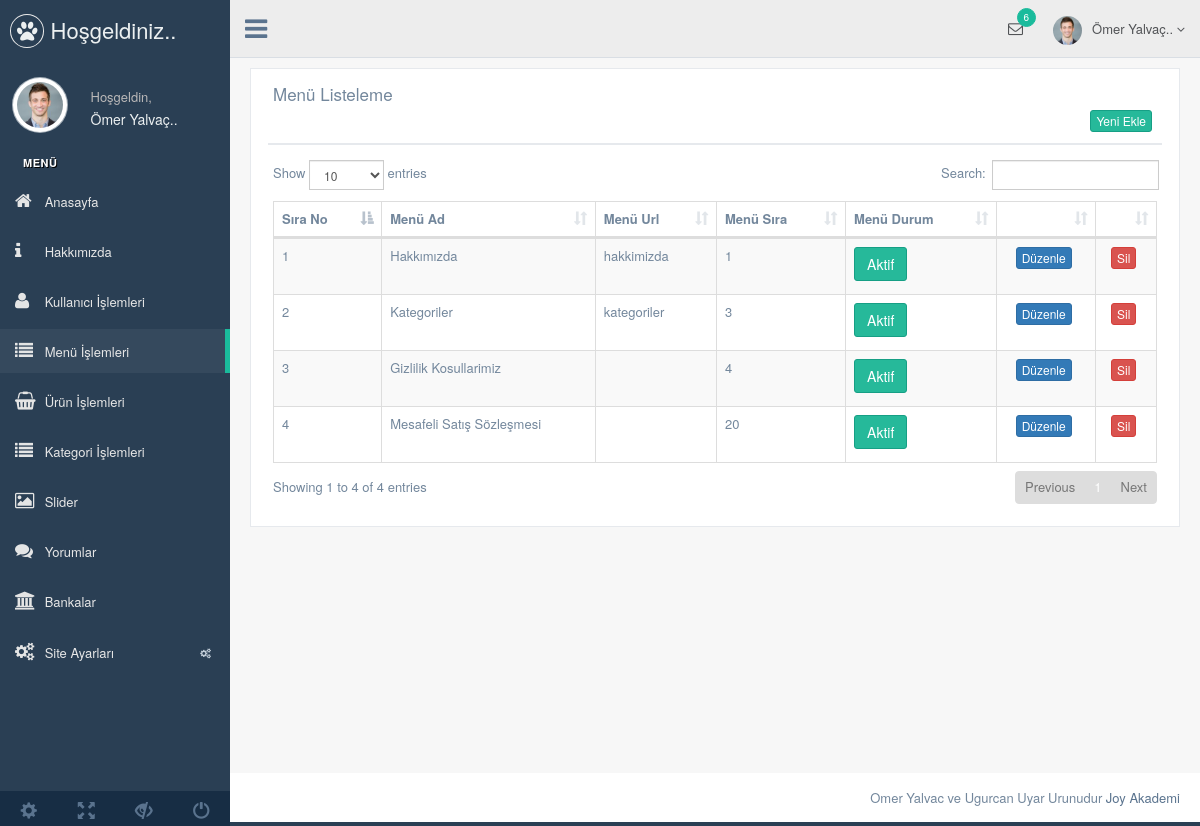
The page /admin/production/menu.php (signed in) on the database its author committed.
### tables this page shows
CREATE TABLE `kullanici` (
  `kullanici_id` int(11) NOT NULL,
  `kullanici_zaman` datetime NOT NULL DEFAULT CURRENT_TIMESTAMP,
  `kullanici_resim` varchar(250) NOT NULL,
  `kullanici_tc` varchar(50) NOT NULL,
  `kullanici_ad` varchar(50) NOT NULL,
  `kullanici_mail` varchar(100) NOT NULL,
  `kullanici_gsm` varchar(50) NOT NULL,
  `kullanici_password` varchar(50) NOT NULL,
  `kullanici_adsoyad` varchar(50) NOT NULL,
  `kullanici_adres` varchar(250) NOT NULL,
  `kullanici_il` varchar(100) NOT NULL,
  `kullanici_ilce` varchar(100) NOT NULL,
  `kullanici_unvan` varchar(100) NOT NULL,
  `kullanici_yetki` varchar(50) NOT NULL,
  `kullanici_durum` int(1) NOT NULL DEFAULT '1'
);

CREATE TABLE `menu` (
  `menu_id` int(11) NOT NULL,
  `menu_ust` varchar(50) NOT NULL,
  `menu_ad` varchar(100) NOT NULL,
  `menu_detay` text NOT NULL,
  `menu_url` varchar(250) NOT NULL,
  `menu_sira` int(2) NOT NULL,
  `menu_durum` enum('0','1') NOT NULL,
  `menu_seourl` varchar(250) NOT NULL
);

### admin/production/menu.php (the view, shortened to what this page needs)
<?php include 'header.php';
$menusor=$db->prepare("SELECT * FROM menu order by menu_sira ASC");
$menusor->execute();
?>
        <div class="right_col" role="main">
          <div class="">
            <div class="row">
              <div class="col-md-12 col-sm-12 col-xs-12">
                <div class="x_panel">
                  <div class="x_title">
                    <h2>Menü Listeleme</h2>
                    <div class="clearfix"></div>
                 <div align="right"> <a href="menu-ekle.php"><button class="btn btn-success btn-xs"> Yeni Ekle </button></a>
                 </div>
                  </div>
                  <div class="x_content">
                  <table id="datatable-responsive" class="table table-striped table-bordered dt-responsive nowrap" cellspacing="0" width="100%">
                      <thead>
                        <tr>
                          <th>Sıra No</th>
                          <th>Menü Ad</th>
                          <th>Menü Url</th>
                          <th>Menü Sıra</th>
                          <th>Menü Durum</th>
                          <th></th>
                          <th> </th>
                        </tr>
                      </thead>
                      <tbody>
<?php
                     $say=0;
                     while($menucek=$menusor->fetch(PDO::FETCH_ASSOC)){ $say++ ?>
                        <tr>
                          <td with="20"> <?php echo $say ?> </td>
                          <td><?php echo $menucek['menu_ad'] ?></td>
                          <td><?php echo $menucek['menu_url'] ?></td>
                          <td><?php echo $menucek['menu_sira'] ?></td>
                          <td><?php
                          if ($menucek['menu_durum']==1) { ?>
                          <button class="btn btn-success">Aktif</button>
                         <?php }
                         else {?>
                         <button class="btn btn-success">Pasif</button>
                       <?php  } ?>
                         </td>
                          <td><center><a href="menu-duzenle.php?menu_id=<?php echo $menucek['menu_id']; ?>"<button class="btn btn-primary btn-xs">Düzenle </button> </a></center></td>
                          <td><center><a href="../netting/islem.php?menu_id=<?php echo $menucek['menu_id']; ?>&menusil=ok" ><button class="btn btn-danger btn-xs">Sil </button> </a></center></td>
                        </tr>
                    <?php }
?>
                      </tbody>
                    </table>
                  </div>
                </div>
              </div>
            </div>
          </div>
        </div>
     <?php include 'footer.php';
     ?>

### admin/production/header.php (shortened to what this page needs)
<?php
include '../netting/baglam.php';
$kullanicisor=$db->prepare("SELECT * FROM kullanici where kullanici_mail=:mail");
$kullanicisor->execute(array(
  'mail' => $_SESSION['kullanici_mail']
));
$kullanicicek=$kullanicisor->fetch(PDO::FETCH_ASSOC);
?>
<!DOCTYPE html>
<html lang="en">
  <head>
    <link href="../vendors/bootstrap/dist/css/bootstrap.min.css" rel="stylesheet">
    <link href="../vendors/font-awesome/css/font-awesome.min.css" rel="stylesheet">
    <link href="../vendors/nprogress/nprogress.css" rel="stylesheet">
    <link href="../vendors/iCheck/skins/flat/green.css" rel="stylesheet">
    <link href="../vendors/datatables.net-bs/css/dataTables.bootstrap.min.css" rel="stylesheet">
    <link href="../vendors/datatables.net-buttons-bs/css/buttons.bootstrap.min.css" rel="stylesheet">
    <link href="../vendors/datatables.net-fixedheader-bs/css/fixedHeader.bootstrap.min.css" rel="stylesheet">
    <link href="../vendors/datatables.net-responsive-bs/css/responsive.bootstrap.min.css" rel="stylesheet">
    <link href="../vendors/datatables.net-scroller-bs/css/scroller.bootstrap.min.css" rel="stylesheet">
    <link href="../build/css/custom.min.css" rel="stylesheet">
  </head>
  <body class="nav-md">
    <div class="container body">
      <div class="main_container">
        <div class="col-md-3 left_col">
          <div class="left_col scroll-view">
            <div class="navbar nav_title" style="border: 0;">
              <a href="index.html" class="site_title"><i class="fa fa-paw"></i> <span>Hoşgeldiniz..</span></a>
            </div>
            <div class="profile clearfix">
              <div class="profile_pic">
                <img src="images/img.jpg" alt="..." class="img-circle profile_img">
              </div>
              <div class="profile_info">
                <span>Hoşgeldin,</span>
                <h2><?php echo $kullanicicek['kullanici_adsoyad']; ?></h2>
              </div>
            </div>
            <br />
            <div id="sidebar-menu" class="main_menu_side hidden-print main_menu">
              <div class="menu_section">
                <h3>Menü</h3>
                <ul class="nav side-menu">
                <li><a href="index.php"><i class="fa fa-home"></i> Anasayfa </a></li>
                <li><a href="hakkimizda.php"><i class="fa fa-info"></i> Hakkımızda </a></li>
                <li><a href="kullanici.php"><i class="fa fa-user"></i> Kullanıcı İşlemleri </a></li>
                <li><a href="menu.php"><i class="fa fa-list"></i> Menü İşlemleri </a></li>
                <li><a href="urun.php"><i class="fa fa-shopping-basket"></i> Ürün İşlemleri </a></li>
                <li><a href="kategori.php"><i class="fa fa-list"></i> Kategori İşlemleri </a></li>
                <li><a href="slider.php"><i class="fa fa-image"></i> Slider </a></li>
                <li><a href="yorum.php"><i class="fa fa-comments"></i> Yorumlar </a></li>
                <li><a href="banka.php"><i class="fa fa-bank"></i> Bankalar </a></li>
                  <li><a><i class="fa fa-cogs"></i> Site Ayarları <span class="fa fa-cogs"></span></a>
                  </li>
                </ul>
              </div>
            </div>
            <div class="sidebar-footer hidden-small">
              <a data-toggle="tooltip" data-placement="top" title="Settings">
                <span class="glyphicon glyphicon-cog" aria-hidden="true"></span>
              </a>
              <a data-toggle="tooltip" data-placement="top" title="FullScreen">
                <span class="glyphicon glyphicon-fullscreen" aria-hidden="true"></span>
              </a>
              <a data-toggle="tooltip" data-placement="top" title="Lock">
                <span class="glyphicon glyphicon-eye-close" aria-hidden="true"></span>
              </a>
              <a data-toggle="tooltip" data-placement="top" title="Logout">
                <span class="glyphicon glyphicon-off" aria-hidden="true"></span>
              </a>
            </div>
          </div>
        </div>
        <div class="top_nav">
          <div class="nav_menu">
            <nav>
              <div class="nav toggle">
                <a id="menu_toggle"><i class="fa fa-bars"></i></a>
              </div>
              <ul class="nav navbar-nav navbar-right">
                <li class="">
                  <a href="javascript:;" class="user-profile dropdown-toggle" data-toggle="dropdown" aria-expanded="false">
                    <img src="images/img.jpg" alt=""><?php echo $kullanicicek['kullanici_adsoyad']; ?>
                    <span class=" fa fa-angle-down"></span>
                  </a>
                </li>
                <li role="presentation" class="dropdown">
                  <a href="javascript:;" class="dropdown-toggle info-number" data-toggle="dropdown" aria-expanded="false">
                    <i class="fa fa-envelope-o"></i>
                    <span class="badge bg-green">6</span>
                  </a>
                </li>
              </ul>
            </nav>
          </div>
        </div>

### rows shown on the page
kullanici: kullanici_adsoyad "Ömer Yalvaç.."
menu: menu_ad "Hakkımızda", menu_url "hakkimizda", menu_sira "1", menu_durum "Aktif"
menu: menu_ad "Kategoriler", menu_url "kategoriler", menu_sira "3", menu_durum "Aktif"
menu: menu_ad "Gizlilik Kosullarimiz", menu_sira "4", menu_durum "Aktif"
menu: menu_ad "Mesafeli Satış Sözleşmesi", menu_sira "20", menu_durum "Aktif"
